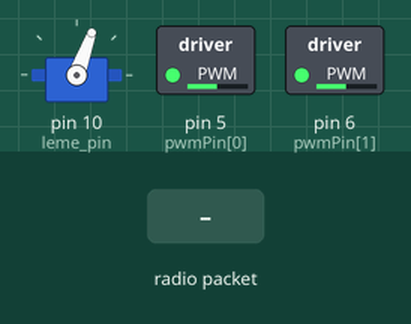
Recording of a sketch running on a simulated Arduino Uno, built with avr-gcc and run on an emulated ATmega328P. On the bench: servo, switched loads named in the sketch (green lamp = pin HIGH). Inputs (shaded band) come from the test bench. No radio packets arrive unless stated.

Above: at 1.2 s.
1.3 s: radio packet "1" arrives
At 1.8 s:
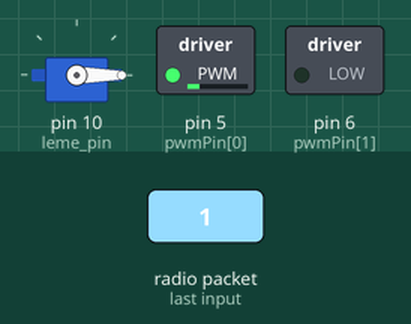
2.8 s: radio packet "0" arrives
At 4.1 s:
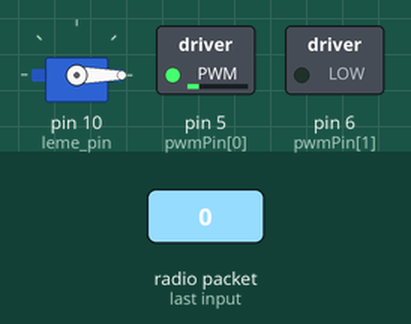
Timing chart, 0 to 5.8 s (numbered marks = the images above; inputs shaded):
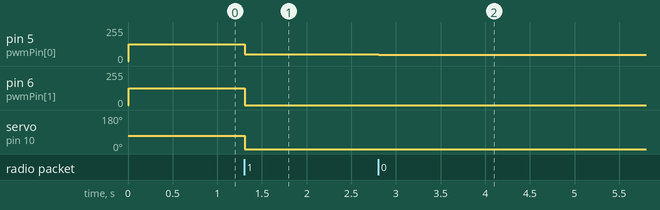

Measured:
- after the input at 1.3 s, pin 5 (pwmPin[0]): 125/255 → 49/255 at once; pin 6 (pwmPin[1]): 125/255 → 0/255 at once; servo on pin 10 (leme_pin): 70° → 0° at once
- after the input at 2.8 s, pin 5 (pwmPin[0]): 49/255 → 48/255 at once

The sketch:

RC_BARCO.ino
```cpp
/*************************** Marlon Nardi ******************************
  Projeto: Programação do Controle Handler V1.0
  Vídeo ensinando a montar: https://www.marlonnardi.com/p/construa-seu-proprio-robo-esteira_23.html
  Loja: https://www.lojamarlonnardi.com/
  Site: https://www.marlonnardi.com/
  Youtube: https://www.youtube.com/marlonnardiw
  Facebook: https://www.facebook.com/professormarlonnardi
************************************************************************/

/******************* Programação do Controle Handler V1.0 ***************/

//======================= Incluindo bilbiotecas ==============================//
#include <SPI.h>
#include <RF24.h>
#include <Wire.h>
#include <Servo.h>

#define leme_pin 10
//========================= Criando objetos =================================//
RF24 radio(2, 3); // CE, CSN // Instancia/cria o objeto Radio para que possamos trabalhar com ele. Também temos que informar os pinos do Arduino conectados ao CE e ao CSN do NRF24L01.
Servo leme;

//==================== Nomeando as constantes ==============================//
//MONSTER MOTOR SHIELD
#define BRAKEVCC 0
#define CW  1
#define CCW 2
#define BRAKEGND 3

#define MOTOR_A 0
#define MOTOR_B 1
const uint8_t PWM_MAX = 255;
const uint8_t PWM_HALF = PWM_MAX / 2;

const int currentSensingThreshhold = 100;

const int inAPin = 7;
const int inBPin = 4; // PRESTA ATENÇÃO AQUI CARALHO
const int pwmPin[2] = {5, 6};
const int csPin[2] = {2, 3};

//=================== Criando uma estrutura/pacote de dados para a transmissão e recepção de informação através de dois Pipes =======================//

struct EstruturaDadosTXRX
{
  int max_speedM1 = 125;
  int max_speedM2 = 125;
  bool confirm = false;
  int srv_ang = 70;
  int analog_x = 0;
};

typedef struct EstruturaDadosTXRX TipoDosDadosTXRX;
TipoDosDadosTXRX DadosTransmitidos;
TipoDosDadosTXRX DadosRecebidos;

//=================== Declaração de variáveis globáis =======================//
int i, leme_ang; //Variável para contagem
//=================== Declaração da variável global somente de leitura para armazenas os endereço de leitura e escrita =======================//
//Endereço: 0         1
const byte Enderecos[][6] = {"00001", "00002"}; //Criamos um vetor constante do tipo Byte que terá duas posições, pois precisamos de um endereço para escrever e outro para ler. Apesar do
//endereço ter somete 5 números, declaramos 6 para que o comppilador adicione o caracter null \0 automaticamente.

void setup() {
  //==================== Declaração de entradas e saídas ========================//

  //================== Configurações iniciais do NRF24L01 ======================//
  radio.begin();// Inicia o transceptor NRF24L01
  Wire.begin();
  leme.attach(leme_pin);
  leme.write(70);
  Serial.begin(9600);
  radio.openWritingPipe(Enderecos[1]); // Informamos para o transceptor qual é o endereço de escrita Enderecos[1] ou 00002 e abrimos o Pipe/Tubo.
  radio.openReadingPipe(1, Enderecos[0]); // Informamos para o transceptor qual é o endereço de leitura Enderecos[0] ou 00001 e abrimos o Pipe/Tubo. Esse primeiro parâmentro, o número 1,
  //define o número do Pipe. Podemos utilizar 6 Pipes, de 0 à 5.
  radio.setPALevel(RF24_PA_MAX);// Muda o PA para potência máxima de transmissão. Para potência minima: RF24_PA_MIN Para potência média: RF24_PA_HIGH Para potência máxima (recomendado para o módulo com etapa amplificadora e antena): RF24_PA_MAX
  radio.setDataRate(RF24_250KBPS); // Mudamos a taxa de trasnferência de dados para 250 Kbps, isso melhora a distância na transmissão.
  radio.startListening();
  radio.flush_tx();
}


void loop() {
  //========================= Recebendo os dados ===========================//
  delay(5);// Tempo para não haver perca de dados.

  if (radio.available()) {
    radio.read(&DadosRecebidos, sizeof(TipoDosDadosTXRX));
  }

  leme_ang = DadosRecebidos.srv_ang;
  leme.write(leme_ang);

  if (DadosRecebidos.analog_x < 500) { //ré
    motorGo(MOTOR_A, CCW, DadosRecebidos.max_speedM1);
    motorGo(MOTOR_B, CCW, DadosRecebidos.max_speedM2);
    delay(5);
  }
  else if (DadosRecebidos.analog_x > 510) {
    motorGo(MOTOR_A, CW, DadosRecebidos.max_speedM1);
    motorGo(MOTOR_B, CW, DadosRecebidos.max_speedM2);
    delay(5);
  }
  else {
    motorOff(MOTOR_A);
    motorOff(MOTOR_B);
    delay(5);
  }
}

//====================================== METODOS MOTOR MONSTER SHIELD ==============================================//
void motorSetup()
{
  //pinMode(statPin, OUTPUT);
  pinMode(inAPin, OUTPUT);
  pinMode(inBPin, OUTPUT);
  digitalWrite(inAPin, LOW);
  digitalWrite(inBPin, LOW);
  // Initialize digital pins as outputs
  for (int i = 0; i < 2; i++)
  {
    pinMode(pwmPin[i], OUTPUT);
  }
}

void motorOff(uint8_t motor)
{
  digitalWrite(inAPin, LOW);
  digitalWrite(inBPin, LOW);

  analogWrite(pwmPin[motor], 0);
}

void motorGo(uint8_t motor, uint8_t mode, uint8_t speed)
{

  if (motor == MOTOR_A || motor == MOTOR_B)
  {
    switch (mode)
    {
      case BRAKEVCC: // Brake to VCC
        digitalWrite(inAPin, HIGH);
        digitalWrite(inBPin, HIGH);
        break;
      case CW: // Turn Clockwise
        digitalWrite(inAPin, HIGH);
        digitalWrite(inBPin, LOW);
        break;
      case CCW: // Turn Counter-Clockwise
        digitalWrite(inAPin, LOW);
        digitalWrite(inBPin, HIGH);
        break;
      case BRAKEGND: // Brake to GND
        digitalWrite(inAPin, LOW);
        digitalWrite(inBPin, LOW);
        break;

      default:
        // Invalid mode does not change the PWM signal
        return;
    }
    analogWrite(pwmPin[motor], speed);
  }
  return;
}
```
